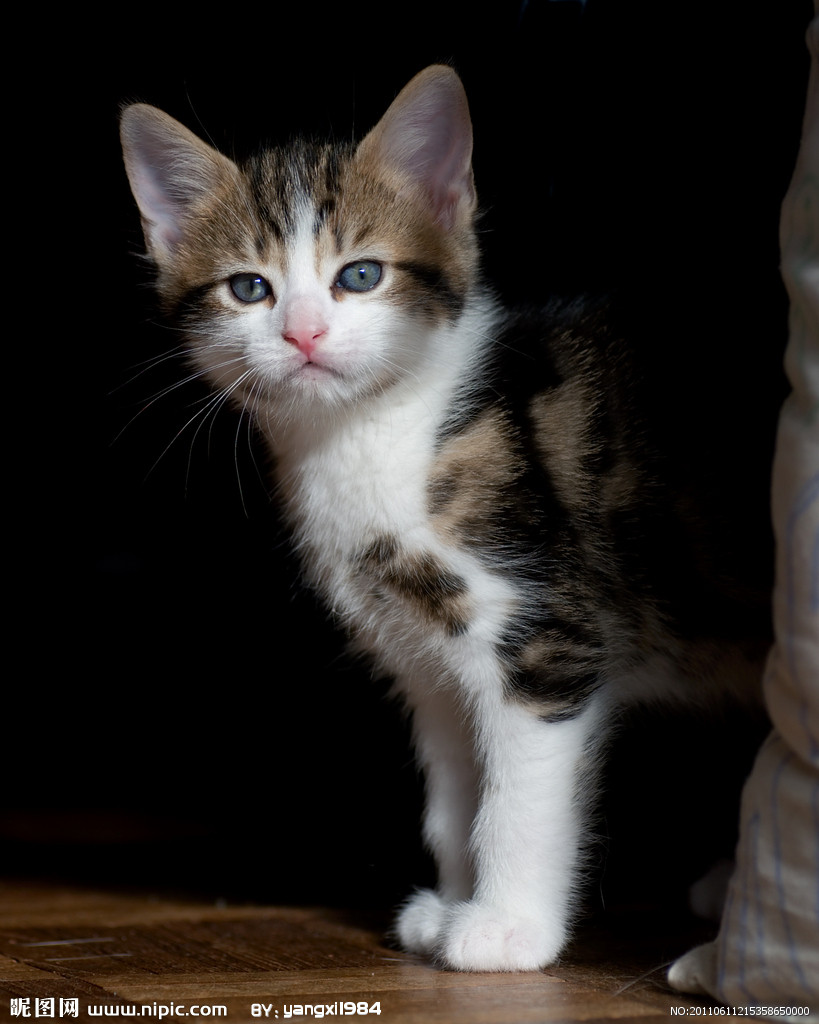
//> input picture cat.jpg, 819 x 1024 px
$ ./main   (built with g++ and OpenCV 4)
//> lines starting //> are read from the running program, lines starting //| are printed output that depends on the picture
//> further down, img is the input picture: 1024 rows x 819 cols, CV_8UC3; mean B, G, R 36.9, 39.7, 43.7
### GuidedFilter.h
#ifndef __GUIDED_FILTER_H__
#define __GUIDED_FILTER_H__

#include <opencv2/core/core.hpp>
#include <opencv2/imgproc/imgproc.hpp>
#include <vector>

class GuidedFilter
{
private:
	int m_radius;
	int m_rows;
	int m_cols;
	int m_border_type;
	cv::Size m_win_size;

	std::vector<cv::Mat> m_means_I;
	std::vector<cv::Mat> m_guidences;
	std::vector<cv::Mat> m_covs_I;

	std::vector<cv::Mat> m_sigmas;

private:
	void makeDepth32f(cv::Mat& source, cv::Mat& output, float scale);
	void buildVector(std::vector<cv::Mat>& element_maps, cv::Mat& out_vec, int index);
	void buildSigma(std::vector<cv::Mat>& element_maps, cv::Mat& out_sigma, int dim, int index);

	void filterSingleChannel(cv::Mat& source, cv::Mat& output, float epsilon, float scale);
	void filterMultiChannel(cv::Mat& source, cv::Mat& output, float epsilon, float scale);

public:
	void setGuidence(cv::Mat& guidence, int radius = 2, float scale = 1.0f, int border_type = cv::BORDER_DEFAULT);
	void setGuidence(std::vector<cv::Mat>& splited_guidence, int radius = 2, float scale = 1.0f, int border_type = cv::BORDER_DEFAULT);
	void filter(cv::Mat& source, cv::Mat& output, float epsilon = 0.01f, float scale = 1.0f);
};

#endif

### GuidedFilter.cpp
#include "GuidedFilter.h"
#include <opencv2/imgproc/imgproc.hpp>
#include <ppl.h>

using namespace cv;
using namespace std;
using namespace concurrency;

void GuidedFilter::makeDepth32f(Mat& source, Mat& output, float scale)
{
	if (source.depth() != CV_32F || abs(scale - 1.0f) > FLT_EPSILON)
		source.convertTo(output, CV_32F, scale);
	else
		output = source;
}

// [33 lines left out: functions buildVector, buildSigma, not called in this run]

void GuidedFilter::setGuidence(Mat& guidence, int radius /* = 2 */, float scale /* = 1.0f */, int border_type /*= BORDER_REPLICATE */)
{
//> called with radius = 4, scale = 0.00392, border_type = 4
	CV_Assert(radius >= 1 && scale > 0);
	CV_Assert(guidence.data != NULL);

	if (guidence.channels() > 1)
	{
		vector<Mat> splited_guidence;
		split(guidence, splited_guidence);
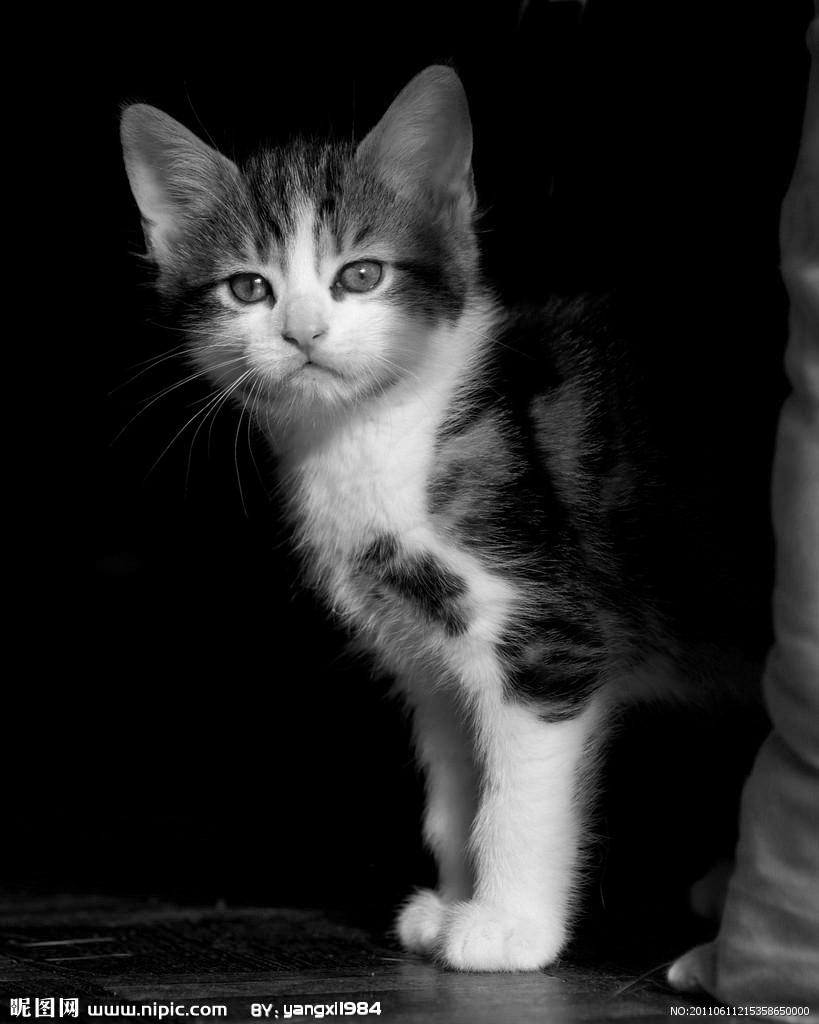
//> splited_guidence[0]: 1024 rows x 819 cols, CV_8UC1; min 0, max 255, mean 36.9
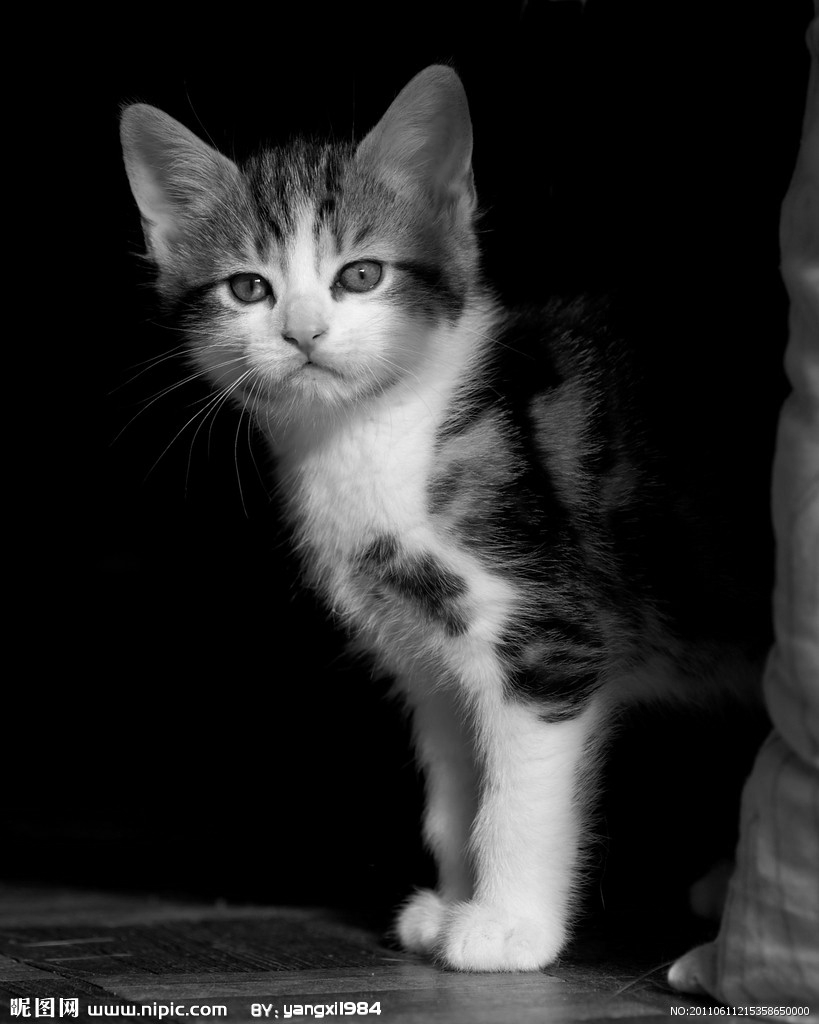
//> splited_guidence[1]: 1024 rows x 819 cols, CV_8UC1; min 0, max 255, mean 39.7
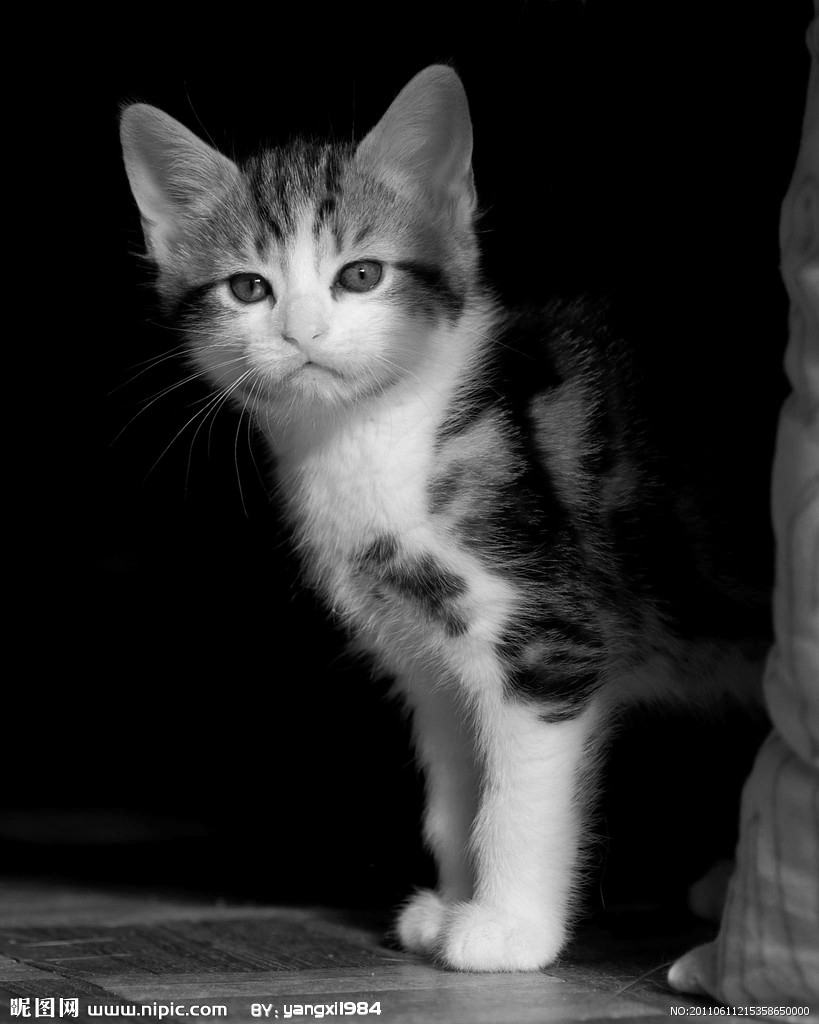
//> splited_guidence[2]: 1024 rows x 819 cols, CV_8UC1; min 0, max 255, mean 43.7
		setGuidence(splited_guidence, radius, scale);
		return;
	}

	m_rows = guidence.rows;
	m_cols = guidence.cols;
	m_radius = radius;
	m_border_type = border_type;
	m_win_size = Size(2*radius + 1, 2*radius + 1);

	m_guidences.resize(1);
	Mat& guidence_32f = m_guidences[0];
	m_means_I.resize(1);
	Mat& mean_I = m_means_I[0];
	m_covs_I.resize(1);
	Mat& var_I = m_covs_I[0];
	m_sigmas.clear();	//单通道不需要保存协方差矩阵


	makeDepth32f(guidence, guidence_32f, scale);

	//计算I*I
	Mat mat_I2;
	multiply(guidence_32f, guidence_32f, mat_I2);

	//计算I的均值和I*I的均值
	Mat mean_I2;
	boxFilter(guidence_32f, mean_I, CV_32F, m_win_size, Point(-1,-1), true, border_type);
	boxFilter(mat_I2, mean_I2, CV_32F, m_win_size, Point(-1,-1), true, border_type);

	//计算I的方差
	var_I = mean_I2 - mean_I.mul(mean_I);
}

void GuidedFilter::setGuidence( vector<Mat>& splited_guidence, int radius /* = 2 */, float scale /* = 1.0f */, int border_type /*= BORDER_REPLICATE */)
{
//> called with radius = 4, scale = 0.00392, border_type = 4
	CV_Assert(radius >= 1 && scale > 0);
	if (splited_guidence.size() == 1)
	{
		setGuidence(splited_guidence[0], radius, scale);
		return;
	}

	int dim = splited_guidence.size();
//> dim = 3
	m_rows = splited_guidence[0].rows;
//> m_rows = 1024
	m_cols = splited_guidence[0].cols;
//> m_cols = 819
	m_radius = radius;
	m_border_type = border_type;
	m_win_size = Size(2*radius + 1, 2*radius + 1);
	int count = m_rows*m_cols;
//> count = 838656

	m_guidences.resize(dim);
	m_means_I.resize(dim);
	m_covs_I.resize(dim*(dim+1)/2);
	m_sigmas.resize(count);

	for (int i = 0; i < dim; ++i)
	{
		//保证所有参与计算的矩阵都是32位的
		makeDepth32f(splited_guidence[i], m_guidences[i], scale);
		//计算I的第i个分量图的均值
		boxFilter(m_guidences[i], m_means_I[i], CV_32F, m_win_size, Point(-1,-1), true, border_type);
	}
//> this loop made 3 passes

	//计算cov_I
	Mat mean_Ii_Ij;
	Mat mul_Ii_Ij;
	int cov_index = 0;
	for (int i = 0; i < dim; ++i)
	{
		//由于协方差矩阵是对称的，我们只需计算一半
		for (int j = i; j < dim; ++j)
		{
			mul_Ii_Ij = m_guidences[i].mul(m_guidences[j]);
			boxFilter(mul_Ii_Ij, mean_Ii_Ij, CV_32F, m_win_size, Point(-1,-1), true, border_type);
			m_covs_I[cov_index] = mean_Ii_Ij - m_means_I[i].mul(m_means_I[j]);

			++cov_index;
		}
	}
//> this loop made 3 passes
//> cov_index on passes 1 to 3: 3, 5, 6
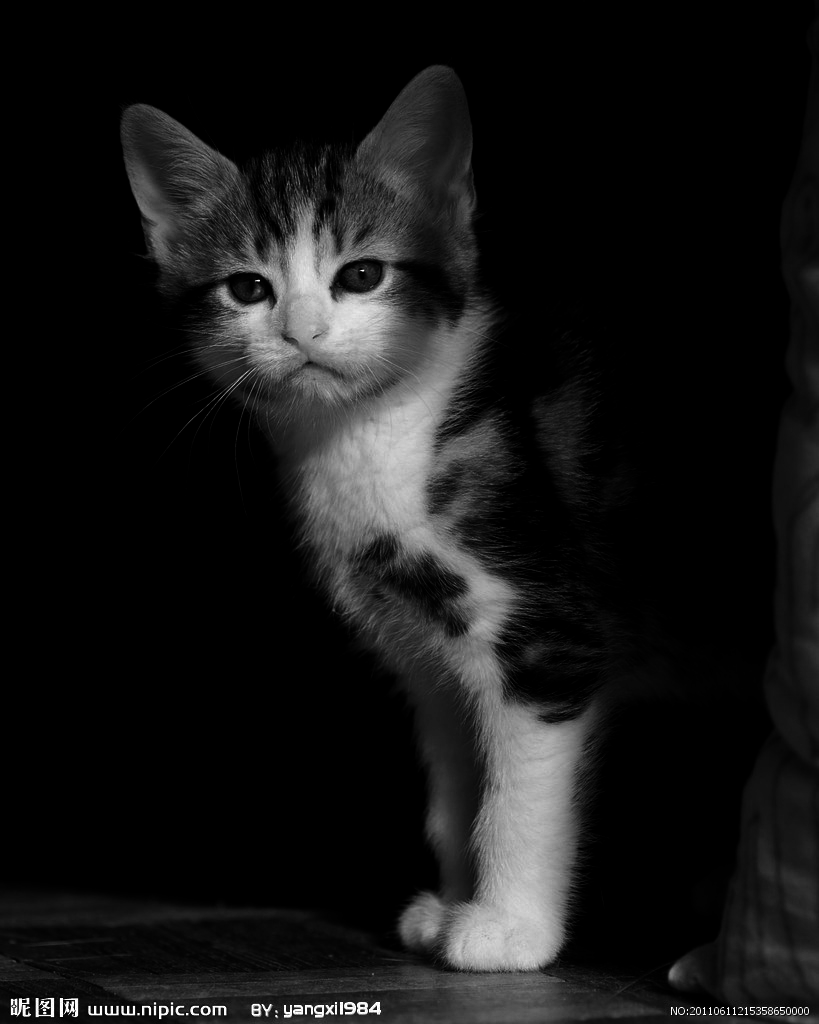
//> mul_Ii_Ij: 1024 rows x 819 cols, CV_32FC1; min 0, max 1, mean 0.089
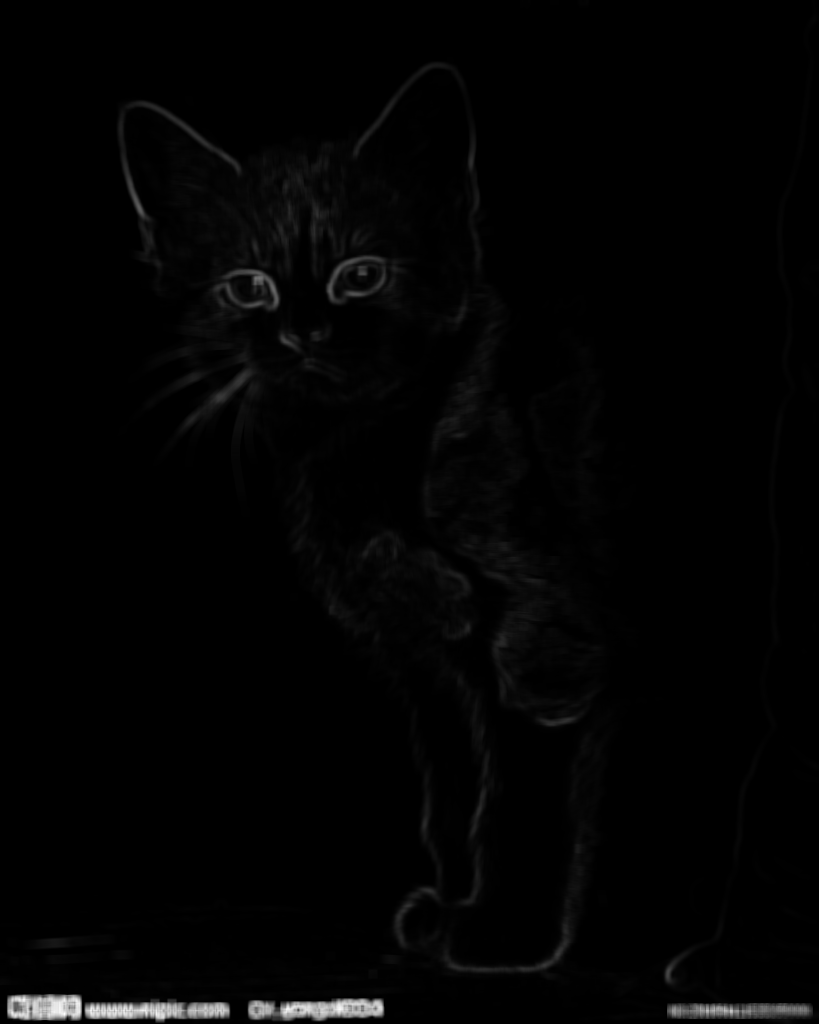
//> m_covs_I[0]: 1024 rows x 819 cols, CV_32FC1; min 0, max 0.199, mean 0.00266; drawn with min black and max white
//> after the loop, cov_index = 6

//> (the run ends here: the program needs code that is not available in this run, at `parallel_for(0, count, [&](int i)`)
